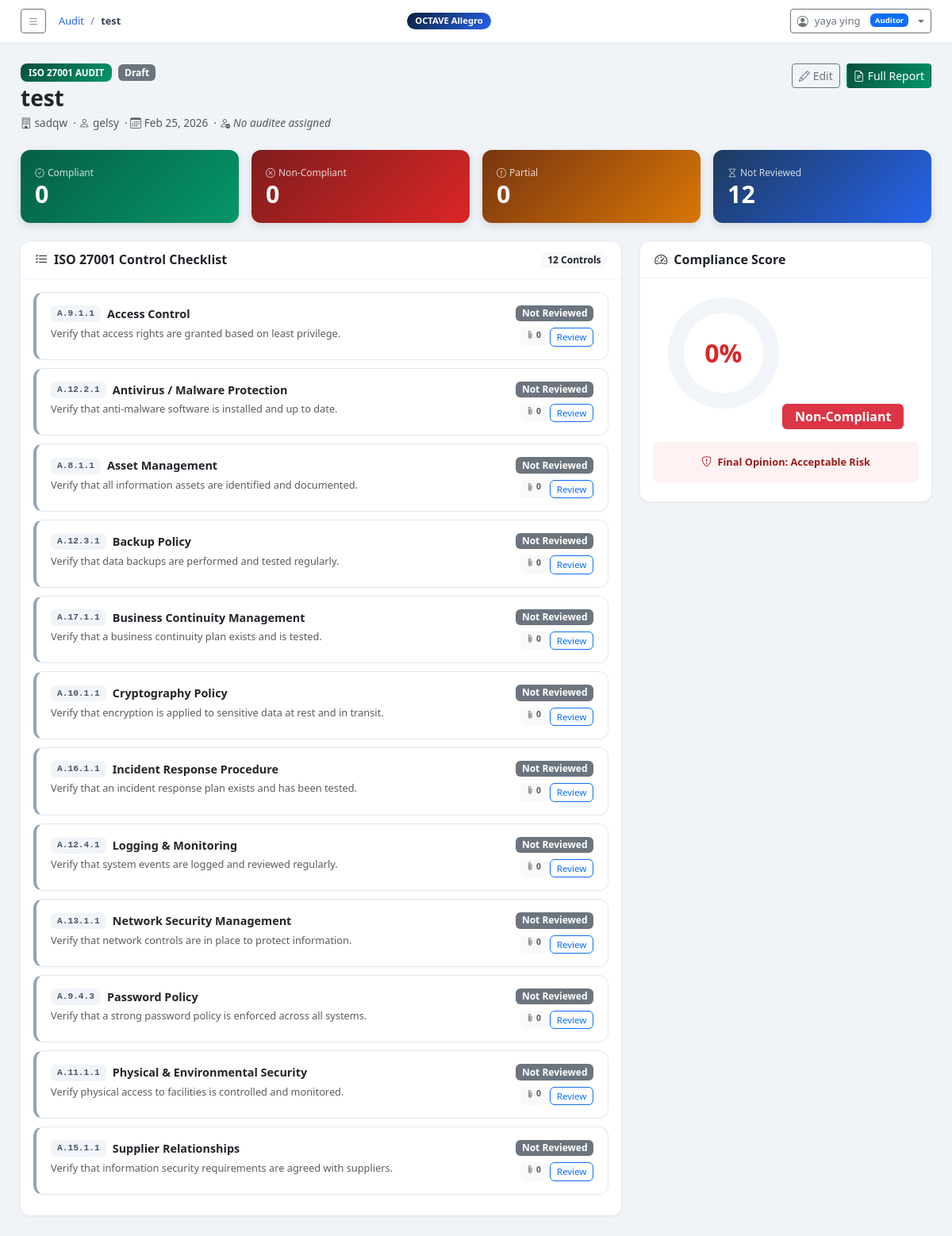
Page /audit/1/ (signed in) on the committed database.
### octave_app/models.py (models this page shows, shortened)
class AuditAssessment(models.Model):
    owner          = models.ForeignKey(User, on_delete=models.SET_NULL, null=True, blank=True,
                         related_name='audit_assessments')
    assigned_auditee = models.ForeignKey(User, on_delete=models.SET_NULL, null=True, blank=True,
                         related_name='assigned_audit_assessments')
    title          = models.CharField(max_length=255)
    organization   = models.CharField(max_length=255)
    scope          = models.TextField()
    assessor_name  = models.CharField(max_length=255)
    assessor_email = models.EmailField(blank=True)
    start_date     = models.DateField(default=timezone.now)
    end_date       = models.DateField(null=True, blank=True)
    status         = models.CharField(max_length=20, choices=AUDIT_STATUS_CHOICES, default='draft')
    notes          = models.TextField(blank=True)
    created_at     = models.DateTimeField(default=timezone.now)
    updated_at     = models.DateTimeField(auto_now=True)
    class Meta:
        ordering = ['-created_at']
    def get_compliance_score(self):
        controls = self.controls.all()
        total = controls.count()
        if total == 0:
            return 0, 'No Controls', 'secondary'
        compliant = controls.filter(status='compliant').count()
        partial   = controls.filter(status='partial').count()
        score = int(((compliant + partial * 0.5) / total) * 100)
        if score >= 85:
            label, color = 'Compliant', 'success'
        elif score >= 60:
            label, color = 'Needs Improvement', 'warning'
        else:
            label, color = 'Non-Compliant', 'danger'
        return score, label, color
    def get_final_opinion(self):
        score, _, _ = self.get_compliance_score()
        nc = self.controls.filter(status='non_compliant').count()
        if score >= 85 and nc == 0:
            return 'Secure', 'success', 'shield-check'
        elif score >= 60 or nc <= 2:
            return 'Acceptable Risk', 'warning', 'shield-exclamation'
        else:
            return 'Needs Immediate Action', 'danger', 'shield-x'

class AuditControl(models.Model):
    audit          = models.ForeignKey(AuditAssessment, on_delete=models.CASCADE, related_name='controls')
    control_id     = models.CharField(max_length=50)   # e.g. 'password_policy'
    control_name   = models.CharField(max_length=255)
    iso_reference  = models.CharField(max_length=20, blank=True)
    description    = models.TextField(blank=True)
    status         = models.CharField(max_length=20, choices=CONTROL_STATUS_CHOICES, default='not_reviewed')
    auditor_notes  = models.TextField(blank=True, help_text='Observations and findings from the auditor.')
    affected_asset = models.CharField(max_length=255, blank=True)
    recommendation = models.TextField(blank=True)
    risk_level     = models.CharField(max_length=10, choices=[('high','High'),('medium','Medium'),('low','Low')], default='medium', blank=True)
    created_at     = models.DateTimeField(default=timezone.now)
    updated_at     = models.DateTimeField(auto_now=True)
    class Meta:
        ordering = ['control_id']
    def get_status_color(self):
        return {
            'compliant':     'success',
            'non_compliant': 'danger',
            'partial':       'warning',
            'not_reviewed':  'secondary',
        }.get(self.status, 'secondary')

### octave_app/views.py (the view)
# urls.py: path('audit/<int:pk>/',                       views.audit_detail,           name='audit_detail'),
@login_required
def audit_detail(request, pk):
    audit    = get_object_or_404(AuditAssessment, pk=pk)
    controls = audit.controls.prefetch_related('evidences').all()
    score, label, color = audit.get_compliance_score()
    opinion, op_color, op_icon = audit.get_final_opinion()
    findings = []
    for ctrl in controls:
        if ctrl.status in ('non_compliant', 'partial'):
            findings.append(ctrl)
    compliant_count     = controls.filter(status='compliant').count()
    non_compliant_count = controls.filter(status='non_compliant').count()
    partial_count       = controls.filter(status='partial').count()
    not_reviewed_count  = controls.filter(status='not_reviewed').count()
    return render(request, 'octave_app/audit/audit_detail.html', {
        'audit':               audit,
        'controls':            controls,
        'compliance_score':    score,
        'compliance_label':    label,
        'compliance_color':    color,
        'opinion':             opinion,
        'opinion_color':       op_color,
        'opinion_icon':        op_icon,
        'findings':            findings,
        'compliant_count':     compliant_count,
        'non_compliant_count': non_compliant_count,
        'partial_count':       partial_count,
        'not_reviewed_count':  not_reviewed_count,
        'total_controls':      controls.count(),
    })

### octave_app/context_processors.py (called while the page is built)
def sidebar_ctx(request):
    return {'octave_steps': OCTAVE_STEPS}

### octave_app/templates/octave_app/audit/audit_detail.html (shortened to what this page needs)
{% extends 'octave_app/base.html' %}
{% block breadcrumb %}
<li class="breadcrumb-item"><a href="{% url 'audit_list' %}">Audit</a></li>
<li class="breadcrumb-item active">{{ audit.title|truncatechars:30 }}</li>
{% endblock %}
{% block content %}
<div class="d-flex justify-content-between align-items-start mb-4 flex-wrap gap-3">
  <div>
    <div class="d-flex align-items-center gap-2 mb-1">
      <span style="background:linear-gradient(135deg,#064e3b,#059669);color:#fff;border-radius:8px;padding:3px 10px;font-size:.72rem;font-weight:700;">ISO 27001 AUDIT</span>
      {% if audit.status == 'completed' %}<span class="badge bg-success">Completed</span>
      {% elif audit.status == 'in_progress' %}<span class="badge bg-warning text-dark">In Progress</span>
      {% else %}<span class="badge bg-secondary">Draft</span>{% endif %}
    </div>
    <h3 class="fw-bold mb-1">{{ audit.title }}</h3>
    <div class="text-muted" style="font-size:.85rem;">
      <i class="bi bi-building me-1"></i>{{ audit.organization }}
      &nbsp;·&nbsp;<i class="bi bi-person me-1"></i>{{ audit.assessor_name }}
      &nbsp;·&nbsp;<i class="bi bi-calendar3 me-1"></i>{{ audit.start_date|date:"M d, Y" }}
      {% if audit.assigned_auditee %}
      &nbsp;·&nbsp;<i class="bi bi-person-check me-1 text-success"></i>
      <span class="text-success fw-semibold">{{ audit.assigned_auditee.get_full_name|default:audit.assigned_auditee.username }}</span>
      {% else %}
      &nbsp;·&nbsp;<i class="bi bi-person-dash me-1 text-muted"></i><span class="text-muted fst-italic">No auditee assigned</span>
      {% endif %}
    </div>
  </div>
  <div class="d-flex gap-2 flex-wrap">
    {% if request.user.profile.role == 'auditor' and audit.owner == request.user %}
    <a href="{% url 'audit_update' audit.pk %}" class="btn btn-sm btn-outline-secondary"><i class="bi bi-pencil me-1"></i>Edit</a>
    {% endif %}
    <a href="{% url 'audit_report' audit.pk %}" class="btn btn-sm" style="background:linear-gradient(135deg,#064e3b,#059669);color:#fff;">
      <i class="bi bi-file-earmark-text me-1"></i>Full Report
    </a>
  </div>
</div>
<div class="row g-3 mb-4">
  <div class="col-sm-6 col-xl-3">
    <div class="stat-card" style="background:linear-gradient(135deg,#065f46,#059669)">
      <div class="lbl"><i class="bi bi-patch-check me-1"></i>Compliant</div>
      <div class="val">{{ compliant_count }}</div>
    </div>
  </div>
  <div class="col-sm-6 col-xl-3">
    <div class="stat-card" style="background:linear-gradient(135deg,#7f1d1d,#dc2626)">
      <div class="lbl"><i class="bi bi-x-circle me-1"></i>Non-Compliant</div>
      <div class="val">{{ non_compliant_count }}</div>
    </div>
  </div>
  <div class="col-sm-6 col-xl-3">
    <div class="stat-card" style="background:linear-gradient(135deg,#78350f,#d97706)">
      <div class="lbl"><i class="bi bi-exclamation-circle me-1"></i>Partial</div>
      <div class="val">{{ partial_count }}</div>
    </div>
  </div>
  <div class="col-sm-6 col-xl-3">
    <div class="stat-card" style="background:linear-gradient(135deg,#1e3a5f,#2563eb)">
      <div class="lbl"><i class="bi bi-hourglass me-1"></i>Not Reviewed</div>
      <div class="val">{{ not_reviewed_count }}</div>
    </div>
  </div>
</div>
<div class="row g-4">
  <div class="col-lg-8">
    <div class="card">
      <div class="card-header d-flex justify-content-between align-items-center">
        <h6 class="fw-bold mb-0"><i class="bi bi-list-check me-2"></i>ISO 27001 Control Checklist</h6>
        <span class="badge bg-light text-dark">{{ total_controls }} Controls</span>
      </div>
      <div class="card-body">
        {% for ctrl in controls %}
        <div class="ctrl-card is-{{ ctrl.status }}">
          <div class="d-flex justify-content-between align-items-start">
            <div class="flex-grow-1 me-3">
              <div class="d-flex align-items-center gap-2 mb-1">
                <span class="iso-badge">{{ ctrl.iso_reference }}</span>
                <strong style="font-size:.9rem;">{{ ctrl.control_name }}</strong>
              </div>
              <div class="text-muted" style="font-size:.8rem;">{{ ctrl.description }}</div>
            </div>
            <div class="text-end flex-shrink-0">
              <span class="badge bg-{{ ctrl.get_status_color }} mb-2 d-block">
                {{ ctrl.get_status_display }}
              </span>
              <div class="d-flex gap-1 justify-content-end">
                <span class="badge bg-light text-muted" style="font-size:.65rem;">
                  <i class="bi bi-paperclip"></i> {{ ctrl.evidences.count }}
                </span>
                {% if request.user.profile.role == 'auditor' %}
                <a href="{% url 'audit_control_review' ctrl.pk %}" class="btn btn-xs btn-outline-primary" style="font-size:.72rem;padding:2px 8px;">Review</a>
                {% endif %}
              </div>
            </div>
          </div>
        </div>
        {% endfor %}
      </div>
    </div>
  </div>
  <div class="col-lg-4">
    <div class="card mb-4">
      <div class="card-header"><h6 class="fw-bold mb-0"><i class="bi bi-speedometer2 me-2"></i>Compliance Score</h6></div>
      <div class="card-body text-center py-4">
        <div class="position-relative d-inline-block mb-3">
          <canvas id="scoreChart" width="140" height="140"></canvas>
          <div style="position:absolute;top:50%;left:50%;transform:translate(-50%,-50%);">
            <div style="font-size:2rem;font-weight:900;color:{% if compliance_color == 'success' %}#16a34a{% elif compliance_color == 'warning' %}#d97706{% else %}#dc2626{% endif %}">{{ compliance_score }}%</div>
          </div>
        </div>
        <div class="badge bg-{{ compliance_color }} px-3 py-2 fs-6">{{ compliance_label }}</div>
        <div class="mt-3 p-3 rounded" style="background:{% if compliance_color == 'success' %}#f0fdf4{% elif compliance_color == 'warning' %}#fffbeb{% else %}#fef2f2{% endif %}">
          <div style="font-size:.8rem;font-weight:700;color:{% if compliance_color == 'success' %}#166534{% elif compliance_color == 'warning' %}#92400e{% else %}#991b1b{% endif %}">
            <i class="bi bi-shield-{% if opinion_icon == 'shield-check' %}check{% elif opinion_icon == 'shield-exclamation' %}exclamation{% else %}x{% endif %} me-1"></i>
            Final Opinion: {{ opinion }}
          </div>
        </div>
      </div>
    </div>
  </div>
</div>
{% endblock %}

### octave_app/templates/octave_app/base.html (shortened to what this page needs)
<!DOCTYPE html>
<html lang="en">
<head>
  <link href="https://cdn.jsdelivr.net/npm/bootstrap@5.3.2/dist/css/bootstrap.min.css" rel="stylesheet">
  <link href="https://cdn.jsdelivr.net/npm/bootstrap-icons@1.11.3/font/bootstrap-icons.css" rel="stylesheet">
</head>
<body>
<div class="main full">
  <div class="topbar">
    <div class="d-flex align-items-center gap-3">
      <button class="btn btn-sm btn-outline-secondary" id="toggleSidebar">
        <i class="bi bi-list"></i>
      </button>
      <nav aria-label="breadcrumb">
        <ol class="breadcrumb">
          {% block breadcrumb %}<li class="breadcrumb-item active">Dashboard</li>{% endblock %}
        </ol>
      </nav>
    </div>
    <span class="ws-badge">OCTAVE Allegro</span>
    {% if user.is_authenticated %}
    <div class="dropdown ms-3">
      <button class="btn btn-sm btn-outline-secondary dropdown-toggle d-flex align-items-center gap-2" type="button" data-bs-toggle="dropdown">
        <i class="bi bi-person-circle"></i>
        <span style="font-size:.82rem">{{ user.get_full_name|default:user.username }}</span>
        {% with role=user.profile.role %}
        {% if role == 'admin' %}<span class="badge bg-danger ms-1" style="font-size:.6rem">Admin</span>
        {% elif role == 'auditor' %}<span class="badge bg-primary ms-1" style="font-size:.6rem">Auditor</span>
        {% else %}<span class="badge bg-secondary ms-1" style="font-size:.6rem">Auditee</span>{% endif %}
        {% endwith %}
      </button>
    </div>
    {% endif %}
  </div>
  <div class="content">
    {% block content %}{% endblock %}
  </div>
</div>
</body>
</html>

### octave_app/templates/octave_app/base.html (style rules this page uses)
:root { --navy:#0d1f3c;--navy2:#1a3558;--accent:#2563eb;--sidebar:270px }
body { background:#f0f4f8;font-family:'Segoe UI',system-ui,sans-serif }
.main { margin-left:var(--sidebar); min-height:100vh; display:flex; flex-direction:column; transition:margin-left .3s ease; }
.main.full { margin-left:0 !important; }
.topbar { background:#fff;border-bottom:1px solid #e2e8f0;padding:11px 26px;position:sticky;top:0;z-index:100;display:flex;align-items:center;justify-content:space-between }
.topbar .breadcrumb { margin:0;font-size:.8rem }
.topbar .breadcrumb-item a { color:var(--accent);text-decoration:none }
.topbar .breadcrumb-item.active { color:#374151;font-weight:600 }
.topbar .breadcrumb-item+.breadcrumb-item::before { color:#94a3b8 }
.content { padding:26px;flex:1 }
.card { border:none;border-radius:12px;box-shadow:0 1px 4px rgba(0,0,0,.07) }
.card-header { background:#fff;border-bottom:1px solid #f0f4f8;border-radius:12px 12px 0 0!important;padding:13px 18px }
.stat-card { border-radius:12px;padding:20px 18px;color:#fff;box-shadow:0 4px 12px rgba(0,0,0,.12) }
.stat-card .lbl { font-size:.75rem;opacity:.8;margin-bottom:3px }
.stat-card .val { font-size:1.9rem;font-weight:800;line-height:1 }
.ws-badge { background:linear-gradient(135deg,var(--navy),var(--accent));color:#fff;border-radius:16px;padding:2px 10px;font-size:.7rem;font-weight:700 }

### octave_app/templates/octave_app/audit/audit_detail.html (style rules this page uses)
.ctrl-card { border-radius: 12px; border: 1.5px solid #e2e8f0; padding: 16px 18px; margin-bottom: 10px; background: #fff; transition: border-color .15s, box-shadow .15s; }
.ctrl-card.is-not_reviewed { border-left: 4px solid #94a3b8; }
.iso-badge { background:#f1f5f9; color:#475569; border-radius:6px; padding:2px 8px; font-size:.7rem; font-weight:700; font-family:monospace; }

### rows in the picture
AuditAssessment: title "test", organization "sadqw", assessor_name "gelsy", start_date "Feb 25, 2026"
AuditControl: iso_reference "A.9.1.1", control_name "Access Control", description "Verify that access rights are granted based on least privilege.", status "Not Reviewed", evidences.count "0"
AuditControl: iso_reference "A.12.2.1", control_name "Antivirus / Malware Protection", description "Verify that anti-malware software is installed and up to date.", status "Not Reviewed", evidences.count "0"
AuditControl: iso_reference "A.8.1.1", control_name "Asset Management", description "Verify that all information assets are identified and documented.", status "Not Reviewed", evidences.count "0"
AuditControl: iso_reference "A.12.3.1", control_name "Backup Policy", description "Verify that data backups are performed and tested regularly.", status "Not Reviewed", evidences.count "0"
AuditControl: iso_reference "A.17.1.1", control_name "Business Continuity Management", description "Verify that a business continuity plan exists and is tested.", status "Not Reviewed", evidences.count "0"
AuditControl: iso_reference "A.10.1.1", control_name "Cryptography Policy", description "Verify that encryption is applied to sensitive data at rest and in transit.", status "Not Reviewed", evidences.count "0"
AuditControl: iso_reference "A.16.1.1", control_name "Incident Response Procedure", description "Verify that an incident response plan exists and has been tested.", status "Not Reviewed", evidences.count "0"
AuditControl: iso_reference "A.12.4.1", control_name "Logging & Monitoring", description "Verify that system events are logged and reviewed regularly.", status "Not Reviewed", evidences.count "0"
AuditControl: iso_reference "A.13.1.1", control_name "Network Security Management", description "Verify that network controls are in place to protect information.", status "Not Reviewed", evidences.count "0"
AuditControl: iso_reference "A.9.4.3", control_name "Password Policy", description "Verify that a strong password policy is enforced across all systems.", status "Not Reviewed", evidences.count "0"
AuditControl: iso_reference "A.11.1.1", control_name "Physical & Environmental Security", description "Verify physical access to facilities is controlled and monitored.", status "Not Reviewed", evidences.count "0"
AuditControl: iso_reference "A.15.1.1", control_name "Supplier Relationships", description "Verify that information security requirements are agreed with suppliers.", status "Not Reviewed", evidences.count "0"

### other values in the picture
{{ user.get_full_name|default:user.username }} "yaya ying"
{{ compliant_count }} "0"
{{ non_compliant_count }} "0"
{{ partial_count }} "0"
{{ not_reviewed_count }} "12"
{{ total_controls }} "12"
{{ compliance_score }} "0"
{{ compliance_label }} "Non-Compliant"
{{ opinion }} "Acceptable Risk"
